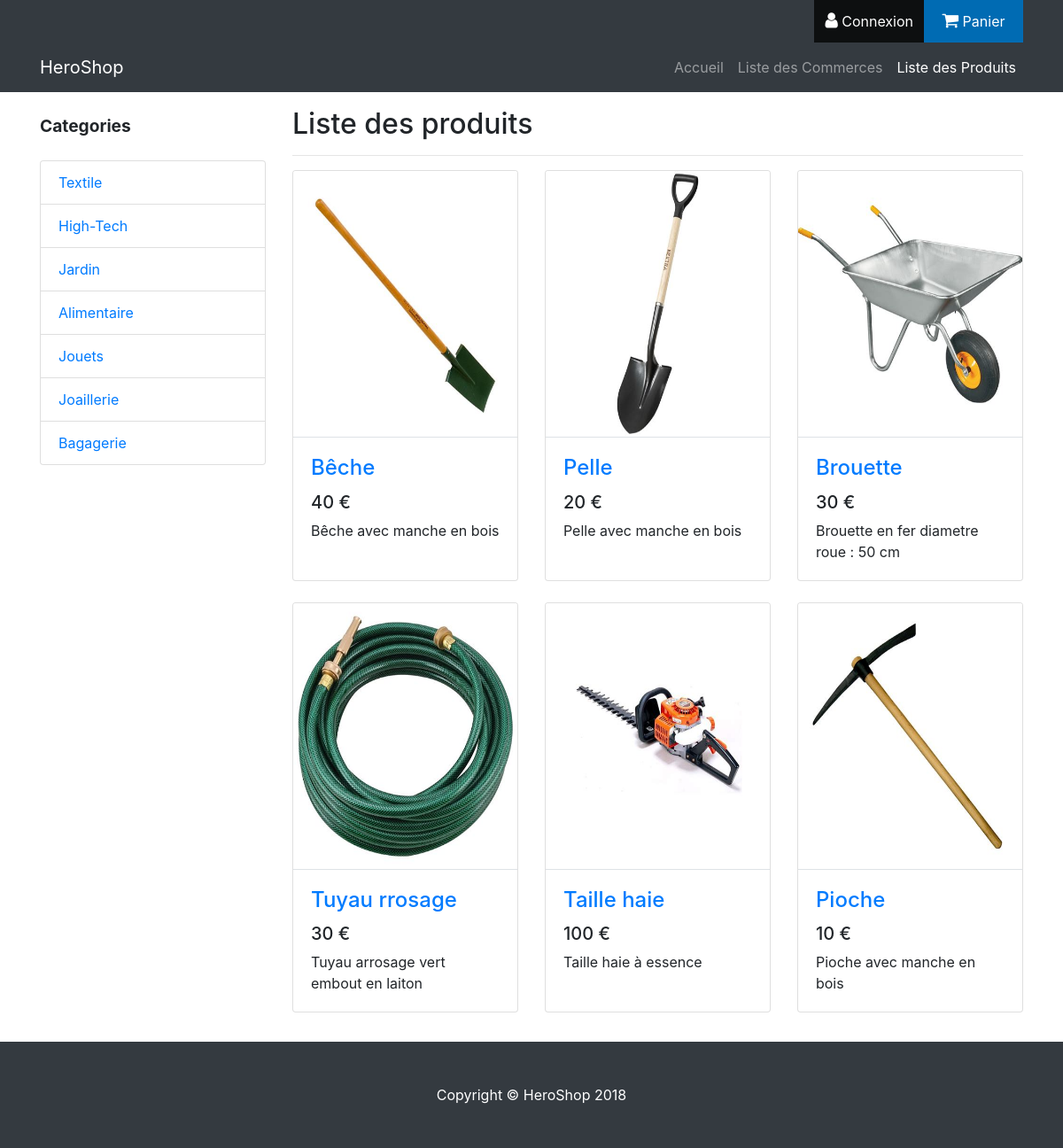
/Produits/liste_produits/3/, run on an earlier commit of the app's database.
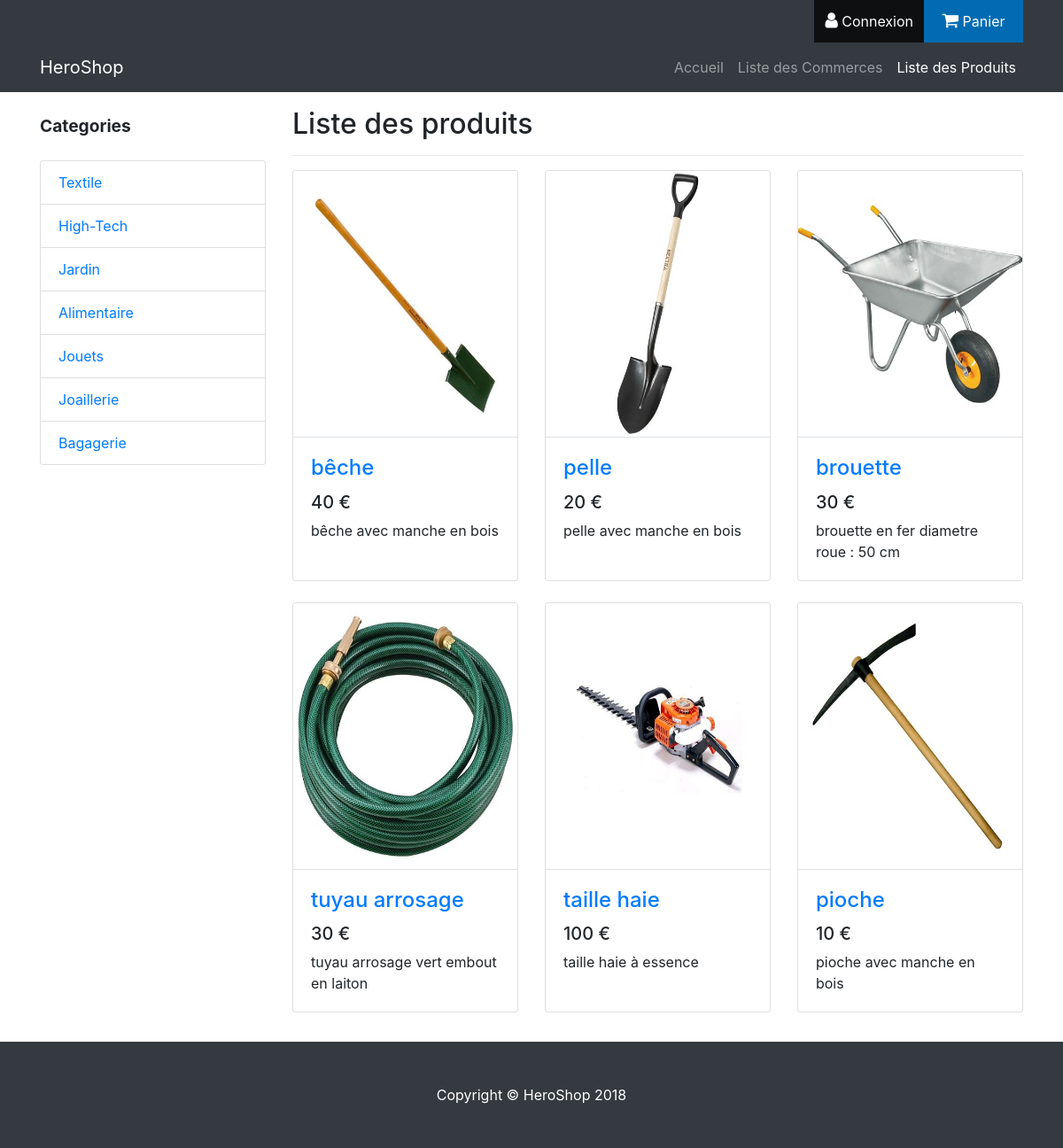
And on a later commit of the database.
### tables this page shows
CREATE TABLE `produit_type` (
  `idProduitType` int(8) UNSIGNED NOT NULL,
  `nomProduitType` varchar(128) NOT NULL,
  `descriptionProduitType` text NOT NULL,
  `prixProduitType` float NOT NULL,
  `seuilStockProduitType` int(8) NOT NULL,
  `idCategorie` int(8) UNSIGNED DEFAULT NULL,
  `siretCommerce` varchar(14) NOT NULL
);

CREATE TABLE `produit_variante` (
  `idProduitVariante` int(8) UNSIGNED NOT NULL,
  `nomProduitVariante` varchar(128) NOT NULL,
  `descriptionProduitVariante` text NOT NULL,
  `prixProduitVariante` int(8) NOT NULL,
  `stockProduitVariante` int(8) NOT NULL DEFAULT '0',
  `idProduitType` int(8) UNSIGNED NOT NULL
);

### application/libraries/Layout.php (called while the page is built, shortened)
<?php
class Layout {
    private $CI;
    private $var = array();
    public function __construct() {
        $this->CI = & get_instance();
        $this->var['output'] = '';
        $this->var['titre'] = ucfirst($this->CI->router->fetch_method()) . ' - ' . ucfirst($this->CI->router->fetch_class());
        $this->var['charset'] = $this->CI->config->item('charset');
        $this->var['css'] = array();
        $this->var['js'] = array();
        $this->var['jquery'] = array();
        $this->var['menu'] = array();
        $this->var['topMenu'] = array();
        $this->var['sideMenu'] = array();
        $this->var['nomSideMenu'] = "";
    }
    public function view($name, $data = array(), $return = false) {
        $this->var['output'] .= $this->CI->load->view($name, $data, true);
        if (!$return) {
            $this->CI->load->view('../themes/default_layout', $this->var);
        } else {
            return $this->CI->load->view('../themes/default_layout', $this->var, true);
        }
    }
    public function views($name, $data = array()) {
        $this->var['output'] .= $this->CI->load->view($name, $data, true);
        return $this;
    }
    public function ajouter_menu($menu, $intitule, $controller) {
        $this->var[$menu][$controller] = array(
            "intitule" => $intitule,
            "url" => site_url($controller . "/"),
            "actif" => $controller == $this->CI->router->fetch_class(),
        );
    }
    public function ajouter_menu_url($menu, $intitule, $url) {
        $this->var[$menu][$url] = array(
            "intitule" => $intitule,
            "url" => site_url($url . "/"),
        );
    }
    public function init_menu() {
        $this->CI->load->library('session');
    }
    public function setNomSideMenu($nom = "") {
        $this->var['nomSideMenu'] = $nom;
    }
}

### application/controllers/Produits.php (called while the page is built, shortened)
<?php
class Produits extends CI_Controller {
    public function __construct() {
        $categ = $this -> Categorie_model -> read('*');
        foreach ($categ as $c) {
            $intitule = mb_strtoupper(mb_substr($c -> descriptionCategorie, 0, 1)) . mb_substr($c -> descriptionCategorie, 1);
            $this -> layout -> ajouter_menu_url('sideMenu', $intitule, 'Produits/liste_produits/' . $c -> idCategorie);
        }
        $this -> layout -> setNomSideMenu("Categories");
    }
    public function liste_produits($id_Categ = 0) {
        $where = array();
        if ($id_Categ > 0) {
            $where['idCategorie'] = $id_Categ;
        }
        $result = $this -> Produit_type_model -> read('*', $where);
        if ($result && count($result) > 0) {
            $liste_produits = array();
            foreach ($result as $produit) {
                $produit -> img_url = url_images_in_folder("/assets/images/produits/produit_" . $produit -> idProduitType . "/", true)[0];
                $longueur_max_description = 100;
                $produit -> descriptionProduitType = substr($produit -> descriptionProduitType, 0, $longueur_max_description);
                $produit -> prixProduitType = $this -> Produit_type_model -> getRangePrice($produit -> idProduitType);
                $liste_produits[] = $produit;
            }
            $data = array(
                "produits" => $liste_produits,
            );
            $this -> layout -> views('Produits/title_not_commercant');
            $this -> layout -> view('Produits/liste_produits', $data);
        }
    }
}
?>

### index.php (called while the page is built, shortened)
<?php
require_once BASEPATH.'core/CodeIgniter.php';

### application/core/MY_Model.php (called while the page is built, shortened)
<?php
class MY_Model extends CI_Model {
    public function read($select = '*', $where = array(), $nb = null, $debut = null) {
        return $this->db->select($select)
                        ->from($this->table)
                        ->where($where)
                        ->limit($nb, $debut)
                        ->get()
                        ->result();
    }
}

### application/helpers/MY_url_helper.php (called while the page is built, shortened)
<?php  if ( ! defined('BASEPATH')) exit('No direct script access allowed');
if ( ! function_exists('site_url'))
{
	function site_url($uri = '')
	{
		if( ! is_array($uri))
		{
			$uri = func_get_args();
		}
		$CI =& get_instance();
		return $CI->config->site_url($uri);
	}
}

### application/views/Produits/liste_produits.php (the view)
<div id="liste_produits">
    <div class="row">
        <?php if(isset($produits)): ?>
            <?php foreach ($produits as $p): ?>
                <div class="col-lg-4 col-md-6 mb-4">
                    <div class="card h-100">
                        <a  class="border-bottom" href="<?php echo site_url('/Produits/fiche_produit/' . $p->idProduitType) ?>" style="display:flex; justify-content: center">
                            <img class="card-img-top" src="<?php echo $p->img_url ?>" alt="<?php echo $p->nomProduitType ?>" style="height:300px; width: auto;">
                        </a>
                        <div class="card-body">
                            <h4 class="card-title">
                                <a href="<?php echo site_url('/Produits/fiche_produit/' . $p->idProduitType) ?>">
                                    <?php echo $p->nomProduitType ?>
                                </a>
                            </h4>
                            <h5><?php echo $p->prixProduitType ?> €</h5>
                            <p class="card-text"><?php echo $p->descriptionProduitType ?></p>
                        </div>
                    </div>
                </div>
            <?php endforeach; ?>
        <?php endif; ?>
    </div>
</div>

### application/views/Produits/title_not_commercant.php
<div id="title_not_commercant">
    <h2>Liste des produits</h2>
    <hr/>
</div>

### application/themes/default_layout.php (shortened to what this page needs)
<!DOCTYPE html>
<html lang="en">
    <head>
        <link href="<?php echo base_url('assets/css/shop-homepage.css'); ?>" rel="stylesheet">
        <link href="<?php echo base_url('assets/css/bootstrap.min.css'); ?>" rel="stylesheet">
        <link rel="stylesheet" href="https://cdnjs.cloudflare.com/ajax/libs/font-awesome/4.7.0/css/font-awesome.min.css">
        <link rel="stylesheet" type="text/css" media="screen" href="<?php echo base_url('assets/css/main.css'); ?>" />
    </head>
    <body>
        <div class="navbar-dark bg-dark top-navbar">
            <div id="topMenu" class="container">
                <div class="row">
                    <div class="col-md-12 right-nav">
                        <?php if (array_key_exists('Auth', $topMenu)): ?>
                            <a href="<?php echo($topMenu['Auth']['url']); ?>">
                                <div id="connexion-menu" class="top-menu">
                                    <i class="fa fa-user"></i>
                                    <?php echo($topMenu['Auth']['intitule']); ?>
                                </div>
                            </a>
                        <?php endif; ?>
                        <?php if (array_key_exists('Panier', $topMenu)): ?>
                            <a href="<?php echo($topMenu['Panier']['url']); ?>">
                                <div id="panier-menu" class="top-menu">
                                    <i class="fa fa-shopping-cart"></i>
                                    <?php echo($topMenu['Panier']['intitule']); ?>
                                </div>
                            </a>
                        <?php endif; ?>
                    </div>
                </div>
            </div>
            <nav class="navbar navbar-expand-lg navbar-dark bg-dark">
                <div class="container">
                    <a class="navbar-brand" href="<?php echo site_url('') ?>">HeroShop</a>
                    <div class="collapse navbar-collapse" id="navbarResponsive">
                        <ul class="navbar-nav ml-auto">
                            <?php foreach ($menu as $m): ?>
                                <li class="nav-item">
                                    <a class="nav-link <?php (array_key_exists('actif', $m) && $m['actif']) ? print 'active' : print '' ?>" href="<?php echo $m["url"] ?>">
                                        <?php echo $m["intitule"] ?>
                                    </a>
                                </li>
                            <?php endforeach; ?>
                        </ul>
                    </div>
                </div>
            </nav>
        </div>
        <div class="container main-content">
            <div class="row">
                <?php if (count($sideMenu) > 0): ?>
                    <div class="col-lg-3">
                        <?php if ($nomSideMenu != ""): ?>
                            <div class="my-4 titre-sidemenu"><?php echo $nomSideMenu ?></div>
                        <?php endif; ?>
                        <div class="list-group">
                            <?php foreach ($sideMenu as $m): ?>
                                <a href="<?php echo $m["url"] ?>" class="list-group-item"><?php echo $m['intitule'] ?></a>
                            <?php endforeach; ?>
                        </div>
                    </div>
                    <div class="col-lg-9">
                    <?php else: ?>
                        <div class="col-lg-12">
                        <?php endif; ?>
                        <div id="contenu">
                            <?php echo $output; ?>
                        </div>
                    </div>
                </div>
            </div>
            <footer class="py-5 bg-dark footer">
                <div class="container">
                    <p class="m-0 text-center text-white">Copyright &copy; HeroShop 2018</p>
                </div>
            </footer>
    </body>
</html>

### assets/css/shop-homepage.css (style rules this page uses)
body { padding-top: 54px; }
@media (min-width: 992px) { body { padding-top: 56px; } }

### assets/css/main.css (style rules this page uses)
html { height: 100%; }
body { padding-top:0; display: flex; min-height: 100vh; flex-direction: column; }
.main-content { flex: 1; }
#contenu { padding-top: 2%; padding-bottom: 1%; }
img { max-width : 100%; height: auto; display: block; }
.fa { font-size:125%; }
.top-navbar a { color:white; text-decoration: none; }
.right-nav { display: -webkit-box; display: -ms-flexbox; display: flex; -ms-flex-wrap: nowrap; flex-wrap: nowrap; -webkit-box-pack: end; -ms-flex-pack: end; justify-content: flex-end; color:white; }
.top-menu { height: 3rem; min-width: 7rem; padding: .75rem; text-align: center; white-space: nowrap; }
#panier-menu { background: #006bb3; }
#connexion-menu { background: rgba(0,0,0,0.75); }
.titre-sidemenu { font-size:120%; font-weight: 700; }

What changed in the data, as far as the page shows it:
changed produit_type: nomProduitType "Bêche" → "bêche"; descriptionProduitType "Bêche avec manche en bois" → "bêche avec manche en bois"
changed produit_type: nomProduitType "Pelle" → "pelle"; descriptionProduitType "Pelle avec manche en bois" → "pelle avec manche en bois"
changed produit_type: nomProduitType "Brouette" → "brouette"; descriptionProduitType "Brouette en fer diametre roue : 50 cm" → "brouette en fer diametre roue : 50 cm"
changed produit_type: nomProduitType "Tuyau rrosage" → "tuyau arrosage"; descriptionProduitType "Tuyau arrosage vert embout en laiton" → "tuyau arrosage vert embout en laiton"
changed produit_type: nomProduitType "Taille haie" → "taille haie"; descriptionProduitType "Taille haie à essence" → "taille haie à essence"
changed produit_type: nomProduitType "Pioche" → "pioche"; descriptionProduitType "Pioche avec manche en bois" → "pioche avec manche en bois"
